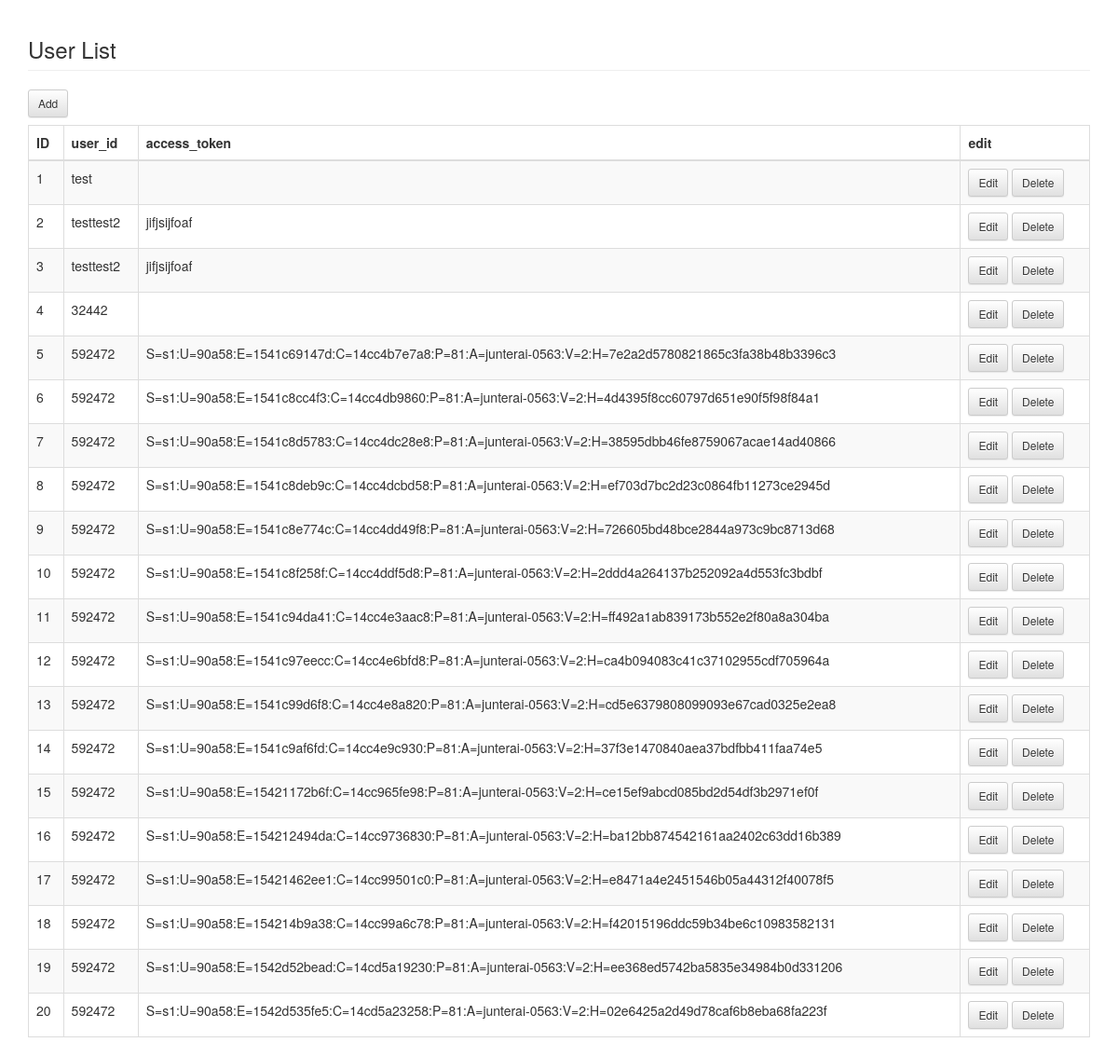
Before: /cms/user/ with the older database file.
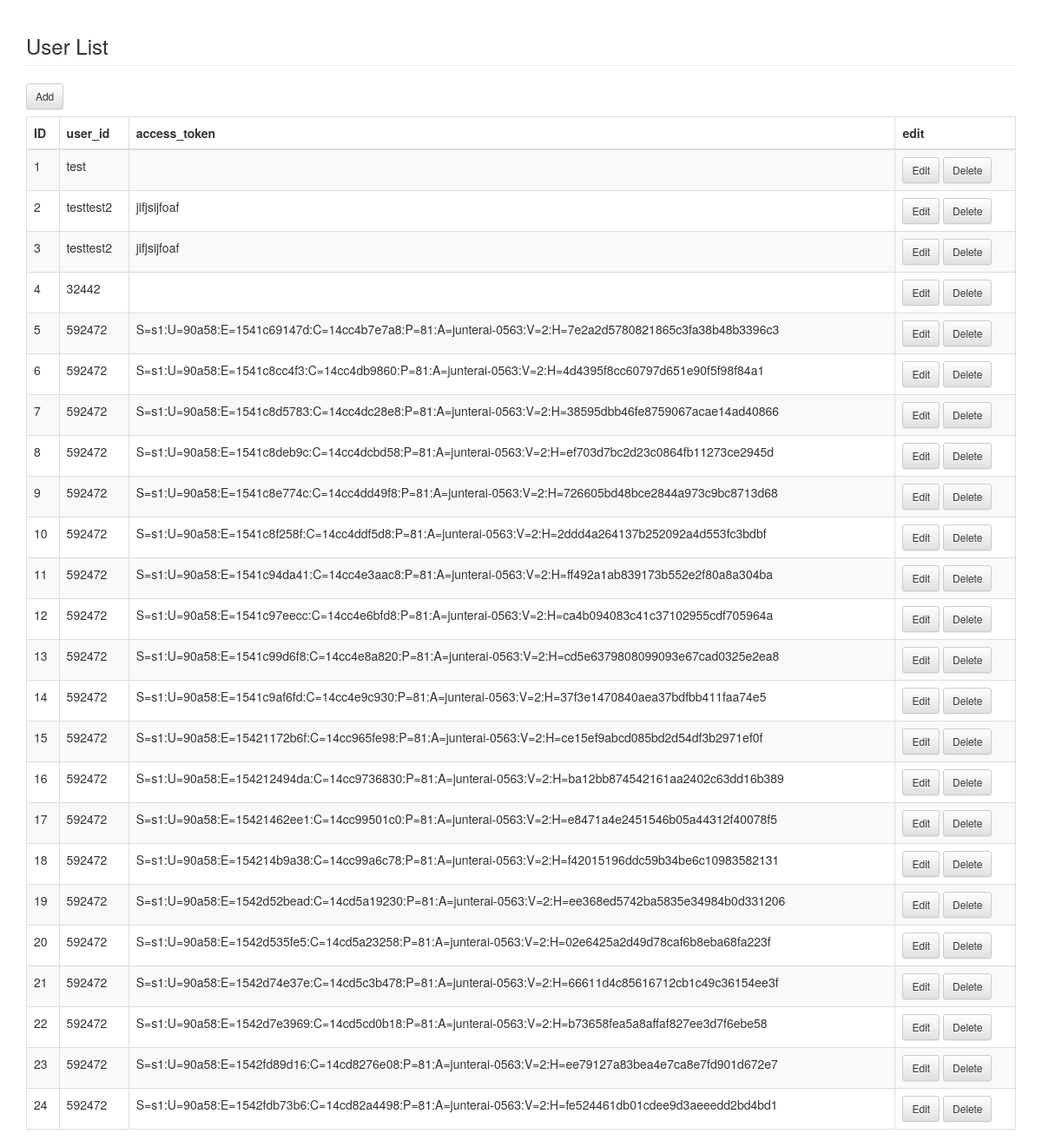
After: the same page with the newer database file.
### cms/models.py (models this page shows, shortened)
class User(models.Model):
    user_id = models.CharField(u'user_id', max_length=255)
    access_token = models.CharField(u'access_token', max_length=255, blank=True)

### cms/views.py (the view)
# urls.py: url(r'^user/(?P<user_id>\d+)/$', views.user_list, name='user_list'),   # 一覧
def user_list(request, user_id=None):
	'''get user_list'''
	users = User.objects.all().order_by('id')
	return render_to_response('cms/user_list.html',  # 使用するテンプレート
                              {'users': users},       # テンプレートに渡すデータ
                              context_instance=RequestContext(request))  # その他標準のコンテキスト

### cms/templates/cms/user_list.html (shortened to what this page needs)
{% extends "cms/base.html" %}
{% block content %}
    <h3 class="page-header">User List</h3>
    <a href="/cms/user/add/" class="btn btn-default btn-sm">Add</a>
    <table class="table table-striped table-bordered">
      <thead>
        <tr>
          <th>ID</th>
          <th>user_id</th>
          <th>access_token</th>
          <th>edit</th>
        </tr>
      </thead>
      <tbody>
        {% for user in users %}
        <tr>
          <td>{{ user.id }}</td>
          <td>{{ user.user_id }}</td>
          <td>{{ user.access_token }}</td>
          <td>
            <a href="/cms/user/mod/{{ user.user_id }}" class="btn btn-default btn-sm">Edit</a>
            <a href="/cms/user/del/{{ user.user_id }}" class="btn btn-default btn-sm">Delete</a>
          </td>
        </tr>
        {% endfor %}
      </tbody>
    </table>
{% endblock content %}

### cms/templates/cms/base.html (shortened to what this page needs)
{% load staticfiles %}
<!DOCTYPE html>
<html lang="{{ LANGUAGE_CODE|default:"en-us" }}">
<head>
<link href="{% static 'styles/bootstrap.css' %}" rel="stylesheet">
<link rel="stylesheet" href="https://maxcdn.bootstrapcdn.com/bootstrap/3.3.4/css/bootstrap-theme.min.css">
</head>
<body>
  <div class="container">
    {% block content %}{% endblock %}
  </div>
</body>
</html>

### cms/templates/cms/user_list.html (style rules this page uses)
table { margin-top: 8px; }

Changed rows visible on the page:
added User: id "21", user_id "592472", access_token "S=s1:U=90a58:E=1542d74e37e:C=14cd5c3b478:P=81:A=junterai-0563:V=2:H=66611d4c85616712cb1c49c36154ee3f"
added User: id "22", user_id "592472", access_token "S=s1:U=90a58:E=1542d7e3969:C=14cd5cd0b18:P=81:A=junterai-0563:V=2:H=b73658fea5a8affaf827ee3d7f6ebe58"
added User: id "23", user_id "592472", access_token "S=s1:U=90a58:E=1542fd89d16:C=14cd8276e08:P=81:A=junterai-0563:V=2:H=ee79127a83bea4e7ca8e7fd901d672e7"
added User: id "24", user_id "592472", access_token "S=s1:U=90a58:E=1542fdb73b6:C=14cd82a4498:P=81:A=junterai-0563:V=2:H=fe524461db01cdee9d3aeeedd2bd4bd1"
